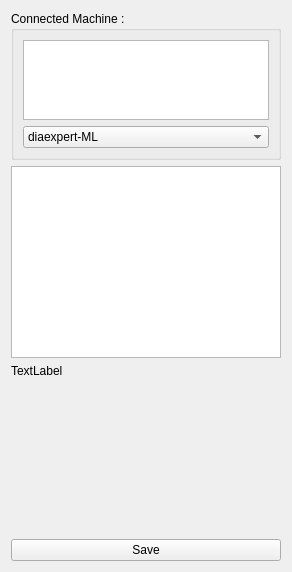
<?xml version="1.0" encoding="UTF-8"?>
<ui version="4.0">
 <class>_MachineSelectionSection</class>
 <widget class="QWidget" name="_MachineSelectionSection">
  <property name="geometry">
   <rect>
    <x>0</x>
    <y>0</y>
    <width>292</width>
    <height>572</height>
   </rect>
  </property>
  <property name="windowTitle">
   <string>Form</string>
  </property>
  <layout class="QVBoxLayout" name="verticalLayout_2">
   <item>
    <widget class="QGroupBox" name="connected_machine_group_box">
     <property name="sizePolicy">
      <sizepolicy hsizetype="Preferred" vsizetype="Fixed">
       <horstretch>0</horstretch>
       <verstretch>0</verstretch>
      </sizepolicy>
     </property>
     <property name="title">
      <string>Connected Machine :</string>
     </property>
     <layout class="QVBoxLayout" name="verticalLayout">
      <item>
       <widget class="QTextBrowser" name="machine_info_text_browser">
        <property name="maximumSize">
         <size>
          <width>16777215</width>
          <height>80</height>
         </size>
        </property>
       </widget>
      </item>
      <item>
       <widget class="QComboBox" name="machine_type_dropdown">
        <item>
         <property name="text">
          <string>diaexpert-ML</string>
         </property>
        </item>
        <item>
         <property name="text">
          <string>diamark-Eye</string>
         </property>
        </item>
       </widget>
      </item>
     </layout>
    </widget>
   </item>
   <item>
    <widget class="QTextBrowser" name="instruction_display_text_browser"/>
   </item>
   <item>
    <widget class="QLabel" name="img_label">
     <property name="text">
      <string>TextLabel</string>
     </property>
    </widget>
   </item>
   <item>
    <spacer name="verticalSpacer">
     <property name="orientation">
      <enum>Qt::Vertical</enum>
     </property>
     <property name="sizeHint" stdset="0">
      <size>
       <width>20</width>
       <height>40</height>
      </size>
     </property>
    </spacer>
   </item>
   <item>
    <widget class="QPushButton" name="save_button">
     <property name="text">
      <string>Save</string>
     </property>
    </widget>
   </item>
  </layout>
 </widget>
 <resources/>
 <connections/>
</ui>
